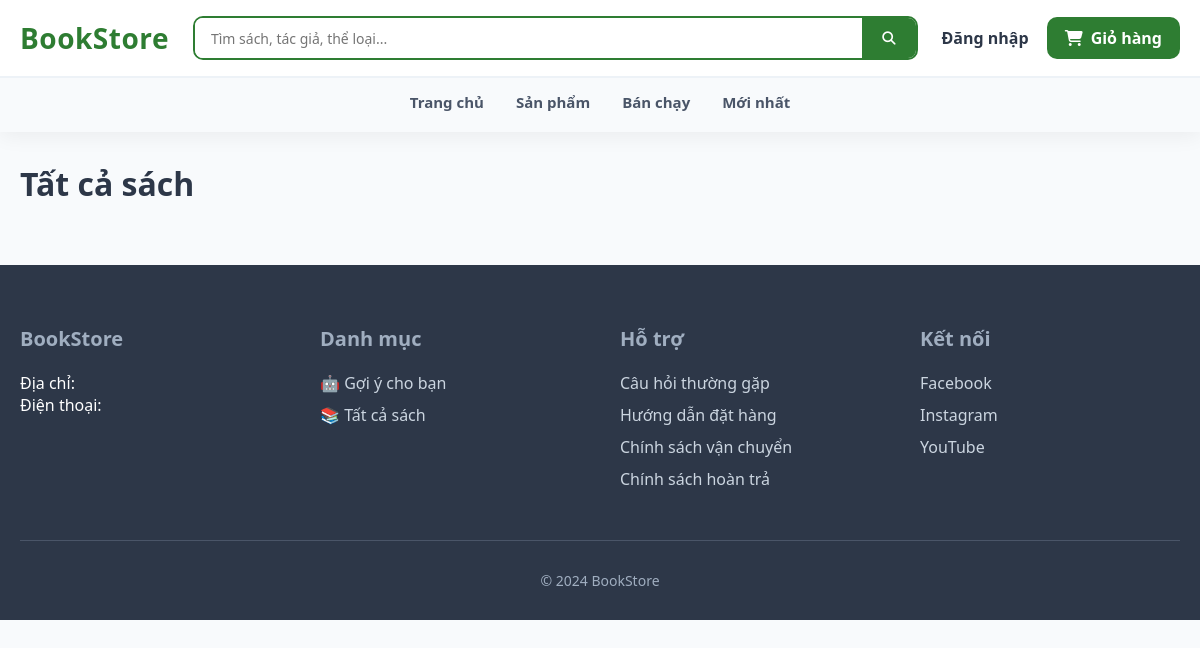
The page /book/ on the database as committed earlier.
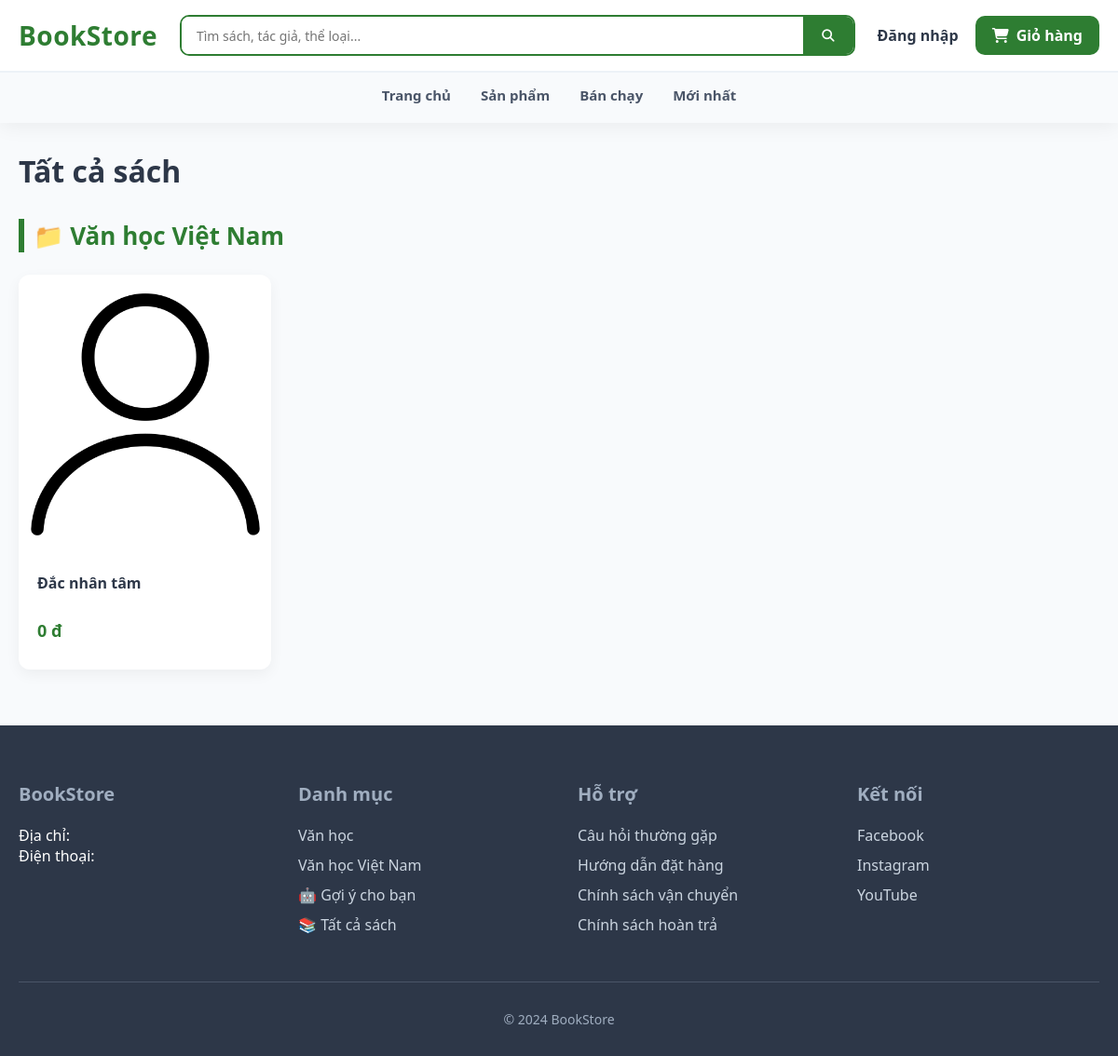
The same page on the database as committed later.
### apps/book/models.py (models this page shows, shortened)
class Category(models.Model):
    name = models.CharField(max_length=255, unique=True)
    slug = models.SlugField(max_length=255, unique=True)

class Book(models.Model):
    title = models.CharField(max_length=255)
    slug = models.SlugField(max_length=255, unique=True)
    description = models.TextField(blank=True)
    price = models.DecimalField(max_digits=10, decimal_places=2)
    sale_price = models.DecimalField(max_digits=10, decimal_places=2, blank=True, null=True)
    stock = models.IntegerField(default=0)
    category = models.ForeignKey(Category, on_delete=models.SET_NULL, null=True, blank=True, related_name="books")
    author = models.ForeignKey(Author, on_delete=models.SET_NULL, null=True, blank=True, related_name="books")
    created_at = models.DateTimeField(auto_now_add=True)
    updated_at = models.DateTimeField(auto_now=True)
    average_rating = models.FloatField(default=0)  # Cache để hiển thị nhanh (cập nhật khi có review)
    def get_display_price(self):
        return self.sale_price if self.sale_price is not None else self.price

class BookImage(models.Model):
    book = models.ForeignKey(Book, on_delete=models.CASCADE, related_name="images")
    image = models.ImageField(upload_to="book_images/")

### apps/book/views.py (the view)
# urls.py: path("", BookListView.as_view(), name="book_list"),
class BookListView(ListView):
    model = Book
    template_name = "book/book_list.html"
    context_object_name = "books"
    paginate_by = 12
    def get_queryset(self):
        qs = Book.objects.all()
        search = self.request.GET.get("search")
        if search:
            qs = qs.filter(Q(title__icontains=search) | Q(author__name__icontains=search))
        category_id = self.request.GET.get("category")
        if category_id:
            qs = qs.filter(category__id=category_id)
        sort = self.request.GET.get("sort")
        if sort == "price_asc":
            qs = qs.order_by("price")
        elif sort == "price_desc":
            qs = qs.order_by("-price")
        elif sort == "title":
            qs = qs.order_by("title")
        elif sort == "author":
            qs = qs.order_by("author__name")
        return qs
    def get_context_data(self, **kwargs):
        ctx = super().get_context_data(**kwargs)
        ctx["categories"] = Category.objects.prefetch_related("books")
        ctx["search"] = self.request.GET.get("search", "")
        return ctx

### templates/book/book_list.html (shortened to what the changed rows need)
{% load static %}
<!DOCTYPE html>
<html lang="vi">
<head>
    <link rel="stylesheet" href="{% static 'book/book_list.css' %}">
    <link rel="stylesheet" href="{% static 'home/home.css' %}">
    <link rel="stylesheet"
    href="https://cdnjs.cloudflare.com/ajax/libs/font-awesome/6.5.1/css/all.min.css">
</head>
<body>
<main class="container">
    <h1 class="page-title">Tất cả sách</h1>
    {% for category in categories %}
        {% with category.books.all as category_books %}
            {% if category_books %}
                <section class="category-section">
                    <h2 class="category-title">
                        📁 {{ category.name }}
                    </h2>
                    <div class="books-grid">
                        {% for book in category_books %}
                            <a href="{% url 'book:book_detail' book.id %}" class="book-card">
                                <div class="book-image">
                                    {% if book.images.first %}
                                        <img src="{{ book.images.first.image.url }}" alt="{{ book.title }}">
                                    {% else %}
                                        <img src="https://via.placeholder.com/250x300/2e7d32/ffffff?text={{ book.title|slice:":12" }}">
                                    {% endif %}
                                </div>
                                <div class="book-info">
                                    <h3 class="book-title">{{ book.title }}</h3>
                                    <div class="book-price">
                                        {{ book.get_display_price|floatformat:0 }} đ
                                    </div>
                                </div>
                            </a>
                        {% endfor %}
                    </div>
                </section>
            {% endif %}
        {% endwith %}
    {% endfor %}
</main>
<footer class="footer">
    <div class="footer-container">
        <div class="footer-grid">
            <div class="footer-section">
                <ul>
                    {% for c in categories|slice:":4" %}
                        <li>
                            <a href="{% url 'book:book_list' %}?category={{ c.id }}">
                                {{ c.name }}
                            </a>
                        </li>
                    {% endfor %}
                </ul>
            </div>
        </div>
    </div>
</footer>
</body>
</html>

Rows that differ between the two databases and show on the page:
added Category: name "Văn học Việt Nam"
added Book: images.first.image (picture), title "Đắc nhân tâm", get_display_price "0"
added Category: name "Văn học", shown under "Danh mục"
